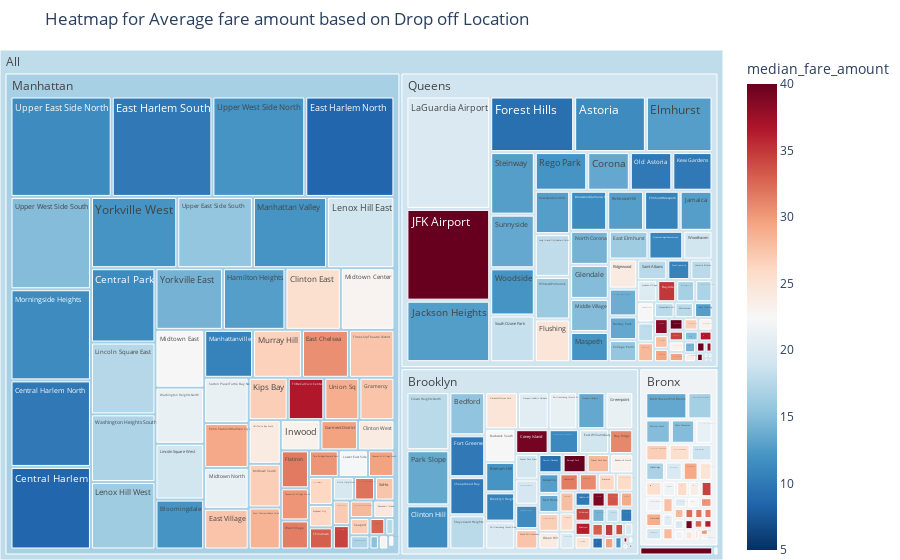

The notebook cell this image was saved under:
### Markdown cell above
Amounts Distribution

### Code cell
puzone_amount = data_frame.groupby(['DOBorough', 'DOZone']).agg(trip_count=('fare_amount', 'count'), 
                                                            total_fare_amount=('fare_amount', 'sum'),
                                                            avg_fare_amount=('fare_amount', 'mean'),
                                                            median_fare_amount=('fare_amount', 'median')).sort_values(by='total_fare_amount', ascending=False).reset_index().round(2)

fig = px.treemap(puzone_amount, 
                 path=[px.Constant("All"),'DOBorough','DOZone'], 
                 values='total_fare_amount', 
                 color='median_fare_amount',
                 color_continuous_scale='RdBu_r',
                 range_color=[5,40],
                 custom_data=['trip_count','median_fare_amount'],
                 title='Heatmap for Average fare amount based on Drop off Location')
fig.update_traces(hovertemplate='<b>%{label}</b><br>Total Fare: %{value}<br>Trip Count: %{customdata[0]}<br>Median Fare: %{customdata[1]:.2f}')
fig.update_layout(margin= dict(t=50,l=0,r=0,b=0))
# fig.update_traces(marker= dict{'coloraxis'})
fig.show()

### Figure 1 — Plotly figure (JSON) as saved in the notebook; plotly's stock layout.template omitted (floating-point values rounded to 4 significant figures; data arrays with more than 128 entries replaced by an {"elided": "..."} marker saying what was removed)
{"data": [{"branchvalues": "total", "customdata": {"elided": "249x2 mixed values"}, "domain": {"x": [0, 1], "y": [0, 1]}, "hovertemplate": "<b>%{label}</b><br>Total Fare: %{value}<br>Trip Count: %{customdata[0]}<br>Median Fare: %{customdata[1]:.2f}", "ids": {"elided": "249 str values"}, "labels": {"elided": "249 str values"}, "marker": {"coloraxis": "coloraxis", "colors": {"elided": "249 float values"}}, "name": "", "parents": {"elided": "249 str values"}, "type": "treemap", "values": {"elided": "249 float values"}}], "layout": {"coloraxis": {"cmax": 40, "cmin": 5, "colorbar": {"title": {"text": "median_fare_amount"}}, "colorscale": [[0, "rgb(5,48,97)"], [0.1, "rgb(33,102,172)"], [0.2, "rgb(67,147,195)"], [0.3, "rgb(146,197,222)"], [0.4, "rgb(209,229,240)"], [0.5, "rgb(247,247,247)"], [0.6, "rgb(253,219,199)"], [0.7, "rgb(244,165,130)"], [0.8, "rgb(214,96,77)"], [0.9, "rgb(178,24,43)"], [1, "rgb(103,0,31)"]]}, "legend": {"tracegroupgap": 0}, "margin": {"b": 0, "l": 0, "r": 0, "t": 50}, "title": {"text": "Heatmap for Average fare amount based on Drop off Location"}}}
